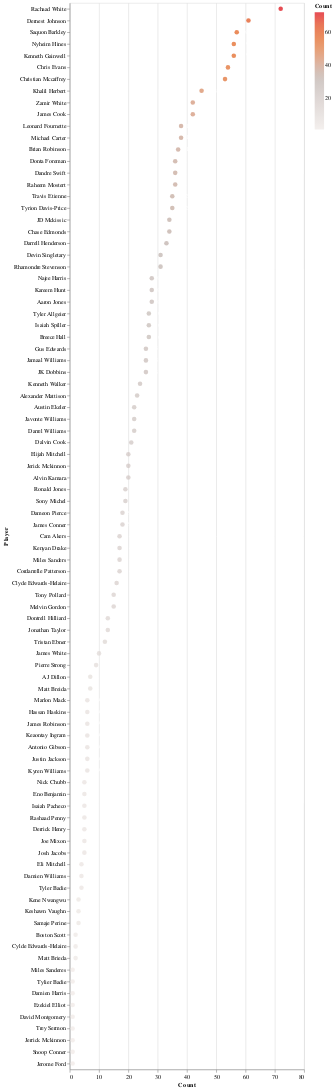

Notebook cell for this chart:
### Code cell
#RB Exposure
viz = alt.Chart(RB_exp).mark_circle(size=60).encode(
    x='Count',
     y=alt.Y("Player", sort='-x'),
    color=alt.Color('Count', scale=alt.Scale(scheme='lightgreyred')),
    tooltip=['Player', 'Count', '%', 'Cap', 'Pick', 'Value']
).interactive()

text = alt.Chart(RB_exp).mark_text(
    align='left',
    baseline='middle',
    fontSize=10, 
    dx=8,
    color='white'
    ).encode(
        x='Count',
        y=alt.Y("Player", sort='-x'), 
        text='%'
    )

viz + text

### Figure 1 — Vega-Lite specification as saved in the notebook (floating-point values rounded to 4 significant figures)
{"config": {"view": {"continuousWidth": 400, "continuousHeight": 300}}, "layer": [{"mark": {"type": "circle", "size": 60}, "encoding": {"color": {"field": "Count", "scale": {"scheme": "lightgreyred"}, "type": "quantitative"}, "tooltip": [{"field": "Player", "type": "nominal"}, {"field": "Count", "type": "quantitative"}, {"field": "%", "type": "quantitative"}, {"field": "Cap", "type": "quantitative"}, {"field": "Pick", "type": "quantitative"}, {"field": "Value", "type": "quantitative"}], "x": {"field": "Count", "type": "quantitative"}, "y": {"field": "Player", "sort": "-x", "type": "nominal"}}, "selection": {"selector004": {"type": "interval", "bind": "scales", "encodings": ["x", "y"]}}}, {"mark": {"type": "text", "align": "left", "baseline": "middle", "color": "white", "dx": 8, "fontSize": 10}, "encoding": {"text": {"field": "%", "type": "quantitative"}, "x": {"field": "Count", "type": "quantitative"}, "y": {"field": "Player", "sort": "-x", "type": "nominal"}}}], "data": {"name": "data-a79b6d0f38a8a334b84e349ac6a79837"}, "$schema": "https://vega.github.io/schema/vega-lite/v4.17.0.json", "datasets": {"data-a79b6d0f38a8a334b84e349ac6a79837": [{"Player": "Rachaad White", "Count": 72, "%": 23.0, "POS": "RB", "Contest": null, "3": 6, "4": 2, "5": 42, "25": 22, "Cap": 786, "Pick": 131.9, "Value": -0.3278}, {"Player": "Dernest Johnson", "Count": 61, "%": 19.5, "POS": "RB", "Contest": null, "3": 7, "4": 8, "5": 17, "25": 29, "Cap": 863, "Pick": 216.7, "Value": 0.7082}, {"Player": "Saquon Barkley", "Count": 57, "%": 18.2, "POS": "RB", "Contest": null, "3": 0, "4": 5, "5": 23, "25": 29, "Cap": 860, "Pick": 21.82, "Value": -1.528}, {"Player": "Nyheim Hines", "Count": 56, "%": 17.9, "POS": "RB", "Contest": null, "3": 6, "4": 4, "5": 22, "25": 24, "Cap": 744, "Pick": 139.2, "Value": 1.202}, {"Player": "Kenneth Gainwell", "Count": 56, "%": 17.9, "POS": "RB", "Contest": null, "3": 3, "4": 2, "5": 31, "25": 20, "Cap": 672, "Pick": 154.2, "Value": -0.3054}, {"Player": "Chris Evans", "Count": 54, "%": 17.3, "POS": "RB", "Contest": null, "3": 5, "4": 2, "5": 32, "25": 15, "Cap": 558, "Pick": 216.9, "Value": 1.18}, {"Player": "Christian Mccaffrey", "Count": 53, "%": 16.9, "POS": "RB", "Contest": null, "3": 7, "4": 2, "5": 29, "25": 15, "Cap": 549, "Pick": 2.604, "Value": -0.5679}, {"Player": "Khalil Herbert", "Count": 45, "%": 14.4, "POS": "RB", "Contest": null, "3": 2, "4": 0, "5": 26, "25": 17, "Cap": 561, "Pick": 171.9, "Value": 3.653}, {"Player": "Zamir White", "Count": 42, "%": 13.4, "POS": "RB", "Contest": null, "3": 3, "4": 1, "5": 24, "25": 14, "Cap": 483, "Pick": 201.3, "Value": 0.9643}, {"Player": "James Cook", "Count": 42, "%": 13.4, "POS": "RB", "Contest": null, "3": 0, "4": 0, "5": 20, "25": 22, "Cap": 650, "Pick": 107.8, "Value": 1.164}, {"Player": "Leonard Fournette", "Count": 38, "%": 12.1, "POS": "RB", "Contest": null, "3": 4, "4": 3, "5": 13, "25": 18, "Cap": 539, "Pick": 23.82, "Value": 1.142}, {"Player": "Michael Carter", "Count": 38, "%": 12.1, "POS": "RB", "Contest": null, "3": 3, "4": 5, "5": 15, "25": 15, "Cap": 479, "Pick": 138.5, "Value": 2.674}, {"Player": "Brian Robinson", "Count": 37, "%": 11.8, "POS": "RB", "Contest": null, "3": 3, "4": 3, "5": 17, "25": 14, "Cap": 456, "Pick": 192.2, "Value": 2.046}, {"Player": "Donta Foreman", "Count": 36, "%": 11.5, "POS": "RB", "Contest": null, "3": 4, "4": 2, "5": 23, "25": 7, "Cap": 310, "Pick": 205.4, "Value": 2.044}, {"Player": "Dandre Swift", "Count": 36, "%": 11.5, "POS": "RB", "Contest": null, "3": 3, "4": 0, "5": 13, "25": 20, "Cap": 574, "Pick": 17.03, "Value": -0.1556}, {"Player": "Raheem Mostert", "Count": 36, "%": 11.5, "POS": "RB", "Contest": null, "3": 1, "4": 0, "5": 19, "25": 16, "Cap": 498, "Pick": 187.4, "Value": 7.314}, {"Player": "Travis Etienne", "Count": 35, "%": 11.2, "POS": "RB", "Contest": null, "3": 1, "4": 0, "5": 29, "25": 5, "Cap": 273, "Pick": 45.2, "Value": 0.008571}, {"Player": "Tyrion Davis-Price", "Count": 35, "%": 11.2, "POS": "RB", "Contest": null, "3": 3, "4": 0, "5": 14, "25": 18, "Cap": 529, "Pick": 173.5, "Value": 3.206}, {"Player": "JD Mckissic", "Count": 34, "%": 10.9, "POS": "RB", "Contest": null, "3": 2, "4": 1, "5": 16, "25": 15, "Cap": 465, "Pick": 166.8, "Value": 5.638}, {"Player": "Chase Edmonds", "Count": 34, "%": 10.9, "POS": "RB", "Contest": null, "3": 6, "4": 5, "5": 14, "25": 9, "Cap": 333, "Pick": 106.1, "Value": 5.288}, {"Player": "Darrell Henderson", "Count": 33, "%": 10.5, "POS": "RB", "Contest": null, "3": 3, "4": 3, "5": 18, "25": 9, "Cap": 336, "Pick": 145.4, "Value": 3.652}, {"Player": "Devin Singletary", "Count": 31, "%": 9.9, "POS": "RB", "Contest": null, "3": 0, "4": 1, "5": 17, "25": 13, "Cap": 414, "Pick": 100.1, "Value": 4.252}, {"Player": "Rhamondre Stevenson", "Count": 31, "%": 9.9, "POS": "RB", "Contest": null, "3": 1, "4": 0, "5": 18, "25": 12, "Cap": 393, "Pick": 120.4, "Value": 5.165}, {"Player": "Najee Harris", "Count": 28, "%": 8.9, "POS": "RB", "Contest": null, "3": 1, "4": 0, "5": 15, "25": 12, "Cap": 378, "Pick": 10.96, "Value": 1.332}, {"Player": "Kareem Hunt", "Count": 28, "%": 8.9, "POS": "RB", "Contest": null, "3": 0, "4": 2, "5": 14, "25": 12, "Cap": 378, "Pick": 104.9, "Value": 6.289}, {"Player": "Aaron Jones", "Count": 28, "%": 8.9, "POS": "RB", "Contest": null, "3": 2, "4": 1, "5": 15, "25": 10, "Cap": 335, "Pick": 22.04, "Value": 0.325}, {"Player": "Tyler Allgeier", "Count": 27, "%": 8.6, "POS": "RB", "Contest": null, "3": 2, "4": 1, "5": 9, "25": 15, "Cap": 430, "Pick": 149.1, "Value": 0.9111}, {"Player": "Isaiah Spiller", "Count": 27, "%": 8.6, "POS": "RB", "Contest": null, "3": 3, "4": 2, "5": 13, "25": 9, "Cap": 307, "Pick": 139.6, "Value": 5.133}, {"Player": "Breece Hall", "Count": 27, "%": 8.6, "POS": "RB", "Contest": null, "3": 2, "4": 2, "5": 11, "25": 12, "Cap": 369, "Pick": 51.22, "Value": 2.278}, {"Player": "Gus Edwards", "Count": 26, "%": 8.3, "POS": "RB", "Contest": null, "3": 1, "4": 2, "5": 7, "25": 16, "Cap": 446, "Pick": 172.4, "Value": 2.581}, {"Player": "Jamaal Williams", "Count": 26, "%": 8.3, "POS": "RB", "Contest": null, "3": 3, "4": 2, "5": 7, "25": 14, "Cap": 402, "Pick": 179.2, "Value": -0.2808}, {"Player": "JK Dobbins", "Count": 26, "%": 8.3, "POS": "RB", "Contest": null, "3": 1, "4": 1, "5": 10, "25": 14, "Cap": 407, "Pick": 65.5, "Value": 2.581}, {"Player": "Kenneth Walker", "Count": 24, "%": 7.7, "POS": "RB", "Contest": null, "3": 2, "4": 3, "5": 13, "25": 6, "Cap": 233, "Pick": 114.0, "Value": 3.625}, {"Player": "Alexander Mattison", "Count": 23, "%": 7.3, "POS": "RB", "Contest": null, "3": 0, "4": 0, "5": 12, "25": 11, "Cap": 335, "Pick": 129.0, "Value": 3.53}, {"Player": "Austin Ekeler", "Count": 22, "%": 7.0, "POS": "RB", "Contest": null, "3": 1, "4": 2, "5": 4, "25": 15, "Cap": 406, "Pick": 7.364, "Value": 0.4773}, {"Player": "Javonte Williams", "Count": 22, "%": 7.0, "POS": "RB", "Contest": null, "3": 1, "4": 0, "5": 11, "25": 10, "Cap": 308, "Pick": 29.68, "Value": 2.909}, {"Player": "Darrel Williams", "Count": 22, "%": 7.0, "POS": "RB", "Contest": null, "3": 1, "4": 0, "5": 16, "25": 5, "Cap": 208, "Pick": 184.7, "Value": 2.273}, {"Player": "Dalvin Cook", "Count": 21, "%": 6.7, "POS": "RB", "Contest": null, "3": 2, "4": 1, "5": 12, "25": 6, "Cap": 220, "Pick": 12.71, "Value": 1.019}, {"Player": "Elijah Mitchell", "Count": 20, "%": 6.4, "POS": "RB", "Contest": null, "3": 1, "4": 0, "5": 12, "25": 7, "Cap": 238, "Pick": 69.4, "Value": 3.71}, {"Player": "Jerick Mckinnon", "Count": 20, "%": 6.4, "POS": "RB", "Contest": null, "3": 0, "4": 5, "5": 2, "25": 13, "Cap": 355, "Pick": 189.9, "Value": 3.41}, {"Player": "Alvin Kamara", "Count": 20, "%": 6.4, "POS": "RB", "Contest": null, "3": 2, "4": 2, "5": 10, "25": 6, "Cap": 214, "Pick": 23.75, "Value": 1.32}, {"Player": "Ronald Jones", "Count": 19, "%": 6.1, "POS": "RB", "Contest": null, "3": 2, "4": 1, "5": 9, "25": 7, "Cap": 230, "Pick": 138.7, "Value": 3.453}, {"Player": "Sony Michel", "Count": 19, "%": 6.1, "POS": "RB", "Contest": null, "3": 1, "4": 0, "5": 11, "25": 7, "Cap": 233, "Pick": 213.7, "Value": 0.4105}, {"Player": "Dameon Pierce", "Count": 18, "%": 5.8, "POS": "RB", "Contest": null, "3": 0, "4": 1, "5": 11, "25": 6, "Cap": 209, "Pick": 136.3, "Value": 3.822}, {"Player": "James Conner", "Count": 18, "%": 5.8, "POS": "RB", "Contest": null, "3": 0, "4": 0, "5": 6, "25": 12, "Cap": 330, "Pick": 40.5, "Value": 2.378}, {"Player": "Cam Akers", "Count": 17, "%": 5.4, "POS": "RB", "Contest": null, "3": 1, "4": 2, "5": 4, "25": 10, "Cap": 281, "Pick": 44.24, "Value": 2.553}, {"Player": "Kenyan Drake", "Count": 17, "%": 5.4, "POS": "RB", "Contest": null, "3": 0, "4": 1, "5": 12, "25": 4, "Cap": 164, "Pick": 214.2, "Value": 3.124}, {"Player": "Miles Sanders", "Count": 17, "%": 5.4, "POS": "RB", "Contest": null, "3": 1, "4": 0, "5": 4, "25": 12, "Cap": 323, "Pick": 91.71, "Value": 1.094}, {"Player": "Cordarrelle Patterson", "Count": 17, "%": 5.4, "POS": "RB", "Contest": null, "3": 1, "4": 4, "5": 8, "25": 4, "Cap": 159, "Pick": 106.8, "Value": 6.129}, {"Player": "Clyde Edwards-Helaire", "Count": 16, "%": 5.1, "POS": "RB", "Contest": null, "3": 1, "4": 0, "5": 8, "25": 7, "Cap": 218, "Pick": 83.94, "Value": 3.619}, {"Player": "Tony Pollard", "Count": 15, "%": 4.8, "POS": "RB", "Contest": null, "3": 2, "4": 2, "5": 2, "25": 9, "Cap": 249, "Pick": 90.67, "Value": 1.46}, {"Player": "Melvin Gordon", "Count": 15, "%": 4.8, "POS": "RB", "Contest": null, "3": 0, "4": 0, "5": 9, "25": 6, "Cap": 195, "Pick": 117.5, "Value": 5.54}, {"Player": "Dontrell Hilliard", "Count": 13, "%": 4.2, "POS": "RB", "Contest": null, "3": 2, "4": 1, "5": 4, "25": 6, "Cap": 180, "Pick": 230.6, "Value": 0.6923}, {"Player": "Jonathan Taylor", "Count": 13, "%": 4.2, "POS": "RB", "Contest": null, "3": 0, "4": 0, "5": 4, "25": 9, "Cap": 245, "Pick": 1.077, "Value": -0.02308}, {"Player": "Tristan Ebner", "Count": 12, "%": 3.8, "POS": "RB", "Contest": null, "3": 1, "4": 0, "5": 0, "25": 11, "Cap": 278, "Pick": 227.2, "Value": 0.8583}, {"Player": "James White", "Count": 10, "%": 3.2, "POS": "RB", "Contest": null, "3": 0, "4": 0, "5": 8, "25": 2, "Cap": 90, "Pick": 211.4, "Value": 0.6}, {"Player": "Pierre Strong", "Count": 9, "%": 2.9, "POS": "RB", "Contest": null, "3": 1, "4": 1, "5": 6, "25": 1, "Cap": 62, "Pick": 230.1, "Value": 1.333}, {"Player": "AJ Dillon", "Count": 7, "%": 2.2, "POS": "RB", "Contest": null, "3": 0, "4": 0, "5": 4, "25": 3, "Cap": 95, "Pick": 79.0, "Value": 5.014}, {"Player": "Matt Breida", "Count": 7, "%": 2.2, "POS": "RB", "Contest": null, "3": 0, "4": 0, "5": 5, "25": 2, "Cap": 75, "Pick": 223.4, "Value": 0.0}, {"Player": "Marlon Mack", "Count": 6, "%": 1.9, "POS": "RB", "Contest": null, "3": 0, "4": 0, "5": 3, "25": 3, "Cap": 90, "Pick": 195.7, "Value": 16.8}, {"Player": "Hassan Haskins", "Count": 6, "%": 1.9, "POS": "RB", "Contest": null, "3": 1, "4": 0, "5": 4, "25": 1, "Cap": 48, "Pick": 221.5, "Value": 1.4}, {"Player": "James Robinson", "Count": 6, "%": 1.9, "POS": "RB", "Contest": null, "3": 0, "4": 0, "5": 4, "25": 2, "Cap": 70, "Pick": 155.8, "Value": 10.93}, {"Player": "Keaontay Ingram", "Count": 6, "%": 1.9, "POS": "RB", "Contest": null, "3": 0, "4": 0, "5": 2, "25": 4, "Cap": 110, "Pick": 207.2, "Value": 2.933}, {"Player": "Antonio Gibson", "Count": 6, "%": 1.9, "POS": "RB", "Contest": null, "3": 0, "4": 1, "5": 2, "25": 3, "Cap": 89, "Pick": 77.0, "Value": 8.867}, {"Player": "Justin Jackson", "Count": 6, "%": 1.9, "POS": "RB", "Contest": null, "3": 0, "4": 0, "5": 2, "25": 4, "Cap": 110, "Pick": 202.8, "Value": -2.25}, {"Player": "Kyren Williams", "Count": 6, "%": 1.9, "POS": "RB", "Contest": null, "3": 0, "4": 1, "5": 0, "25": 5, "Cap": 129, "Pick": 234.3, "Value": 0.0}, {"Player": "Nick Chubb", "Count": 5, "%": 1.6, "POS": "RB", "Contest": "BBM", "3": 0, "4": 0, "5": 1, "25": 4, "Cap": 105, "Pick": 26.4, "Value": 0.3}, {"Player": "Eno Benjamin", "Count": 5, "%": 1.6, "POS": "RB", "Contest": null, "3": 1, "4": 0, "5": 2, "25": 2, "Cap": 63, "Pick": 219.4, "Value": 0.0}, {"Player": "Isaiah Pacheco", "Count": 5, "%": 1.6, "POS": "RB", "Contest": null, "3": 1, "4": 0, "5": 4, "25": 0, "Cap": 23, "Pick": 206.6, "Value": 0.0}, {"Player": "Rashaad Penny", "Count": 5, "%": 1.6, "POS": "RB", "Contest": null, "3": 0, "4": 0, "5": 1, "25": 4, "Cap": 105, "Pick": 100.6, "Value": 12.64}, {"Player": "Derrick Henry", "Count": 5, "%": 1.6, "POS": "RB", "Contest": "BBM", "3": 0, "4": 0, "5": 3, "25": 2, "Cap": 65, "Pick": 14.0, "Value": 1.18}, {"Player": "Joe Mixon", "Count": 5, "%": 1.6, "POS": "RB", "Contest": null, "3": 0, "4": 0, "5": 2, "25": 3, "Cap": 85, "Pick": 16.8, "Value": 0.84}, {"Player": "Josh Jacobs", "Count": 5, "%": 1.6, "POS": "RB", "Contest": null, "3": 0, "4": 0, "5": 3, "25": 2, "Cap": 65, "Pick": 73.4, "Value": 9.42}, {"Player": "Eli Mitchell", "Count": 4, "%": 1.3, "POS": "RB", "Contest": null, "3": 0, "4": 3, "5": 0, "25": 1, "Cap": 37, "Pick": 68.25, "Value": 4.775}, {"Player": "Damien Williams", "Count": 4, "%": 1.3, "POS": "RB", "Contest": null, "3": 0, "4": 0, "5": 2, "25": 2, "Cap": 60, "Pick": 224.8, "Value": 0.0}, {"Player": "Tyler Badie", "Count": 4, "%": 1.3, "POS": "RB", "Contest": null, "3": 0, "4": 0, "5": 0, "25": 4, "Cap": 100, "Pick": 232.2, "Value": 0.0}, {"Player": "Kene Nwangwu", "Count": 3, "%": 1.0, "POS": "RB", "Contest": null, "3": 0, "4": 2, "5": 1, "25": 0, "Cap": 13, "Pick": 237.3, "Value": 0.0}, {"Player": "Keshawn Vaughn", "Count": 3, "%": 1.0, "POS": "RB", "Contest": null, "3": 2, "4": 0, "5": 1, "25": 0, "Cap": 11, "Pick": 223.7, "Value": 0.0}, {"Player": "Samaje Perine", "Count": 3, "%": 1.0, "POS": "RB", "Contest": null, "3": 0, "4": 0, "5": 2, "25": 1, "Cap": 35, "Pick": 210.0, "Value": 0.0}, {"Player": "Boston Scott", "Count": 2, "%": 0.6, "POS": "RB", "Contest": null, "3": 1, "4": 0, "5": 0, "25": 1, "Cap": 28, "Pick": 233.5, "Value": 0.0}, {"Player": "Cylde Edwards-Helaire", "Count": 2, "%": 0.6, "POS": "RB", "Contest": null, "3": 0, "4": 0, "5": 1, "25": 1, "Cap": 30, "Pick": 90.5, "Value": 5.25}, {"Player": "Matt Brieda", "Count": 2, "%": 0.6, "POS": "RB", "Contest": null, "3": 2, "4": 0, "5": 0, "25": 0, "Cap": 6, "Pick": 234.0, "Value": 0.0}, {"Player": "Miles Sanderes", "Count": 1, "%": 0.3, "POS": "RB", "Contest": "Puppy-3", "3": 0, "4": 0, "5": 1, "25": 0, "Cap": 5, "Pick": 77.0, "Value": -4.9}, {"Player": "Tylier Badie", "Count": 1, "%": 0.3, "POS": "RB", "Contest": null, "3": 0, "4": 0, "5": 0, "25": 1, "Cap": 25, "Pick": 238.0, "Value": 0.0}, {"Player": "Damien Harris", "Count": 1, "%": 0.3, "POS": "RB", "Contest": "Puppy-3", "3": 0, "4": 0, "5": 1, "25": 0, "Cap": 5, "Pick": 93.0, "Value": -3.3}, {"Player": "Ezekiel Elliot", "Count": 1, "%": 0.3, "POS": "RB", "Contest": null, "3": 0, "4": 1, "5": 0, "25": 0, "Cap": 4, "Pick": 42.0, "Value": 4.4}, {"Player": "David Montgomery", "Count": 1, "%": 0.3, "POS": "RB", "Contest": "BBM", "3": 0, "4": 0, "5": 0, "25": 1, "Cap": 25, "Pick": 52.0, "Value": 4.8}, {"Player": "Trey Sermon", "Count": 1, "%": 0.3, "POS": "RB", "Contest": "BBM", "3": 0, "4": 0, "5": 0, "25": 1, "Cap": 25, "Pick": 206.0, "Value": 0.0}, {"Player": "Jerrick Mckinnon", "Count": 1, "%": 0.3, "POS": "RB", "Contest": null, "3": 0, "4": 0, "5": 1, "25": 0, "Cap": 5, "Pick": 191.0, "Value": 3.0}, {"Player": "Snoop Conner", "Count": 1, "%": 0.3, "POS": "RB", "Contest": null, "3": 0, "4": 0, "5": 1, "25": 0, "Cap": 5, "Pick": 232.0, "Value": 0.0}, {"Player": "Jerome Ford", "Count": 1, "%": 0.3, "POS": "RB", "Contest": null, "3": 0, "4": 0, "5": 1, "25": 0, "Cap": 5, "Pick": 220.0, "Value": 0.0}]}}
